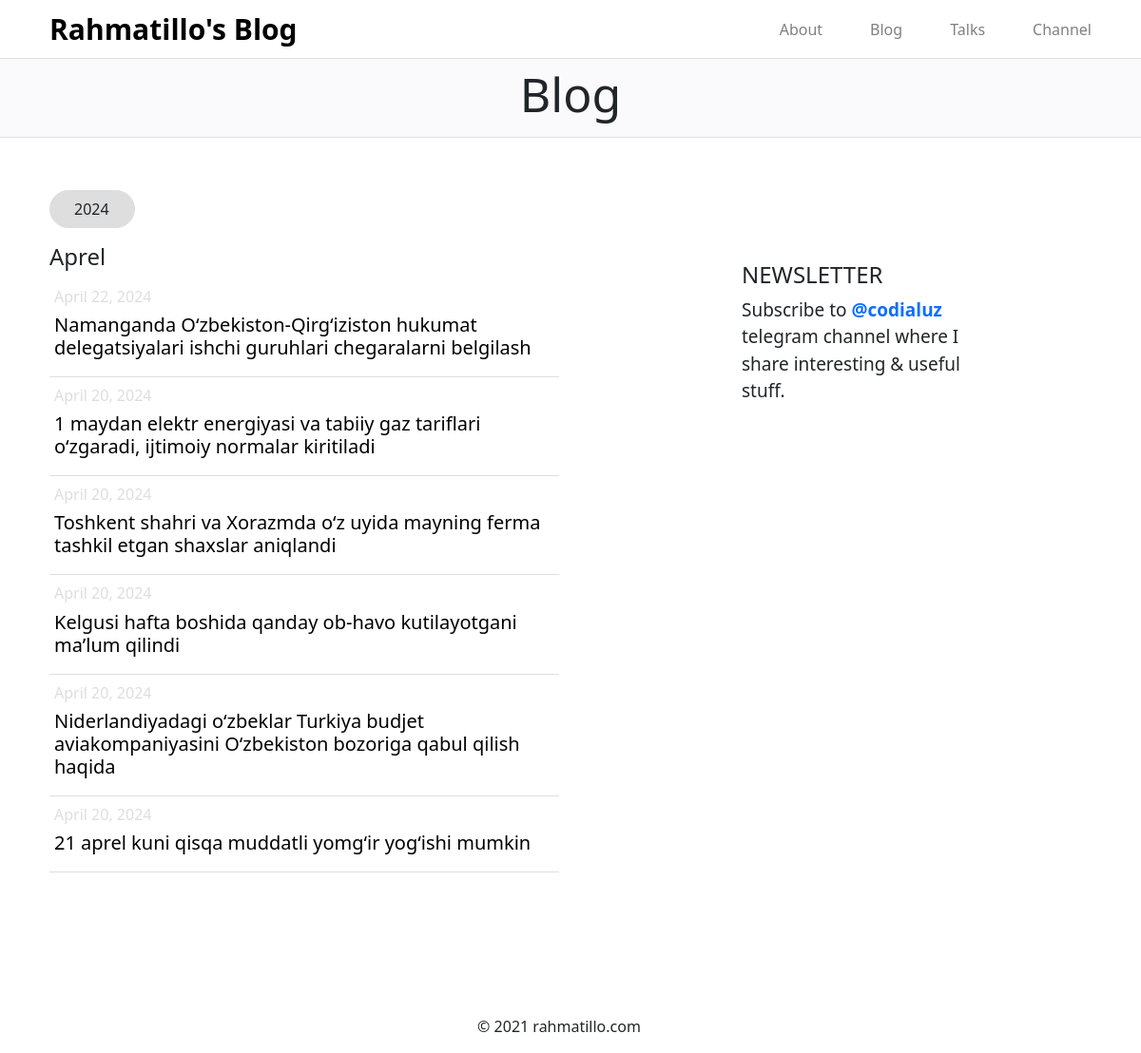
Screenshot of /blog/ with the database file from the repository.
### mainApp/models.py (models this page shows, shortened)
class Blog(models.Model):
    title = models.CharField(max_length=100)
    date = models.DateField(auto_now_add=True)
    text = models.TextField()
    photo = models.ImageField(upload_to='photos')

### mainApp/views.py (the view)
# urls.py: path('blog/', blog, name='blog'),
def blog(request):
    blogs = Blog.objects.order_by('-date')
    all_dates = Blog.objects.all().values('date').distinct().order_by('-date')
    yillar = [{'year': date['date'].year, 'month': date['date'].month} for date in all_dates]
    yil = list({item['year']: item for item in yillar}.values())
    context = {
        'blogs': blogs,
        'yillar': yil
    }
    return render(request, 'blog.html', context)

### templates/blog.html (shortened to what this page needs)
<!DOCTYPE html>
<html lang="uz">
<head>
    <link rel="stylesheet" href="../static/bootstrap-5.0.2-dist/css/bootstrap.css">
    <link rel="stylesheet" href="../static/css/blog.css">
</head>
<body>
    <div class="container-fluid">
        <div class="row navbar">
            <div class="col-12 col-md-6 col-sm-6 navbar-icon"><a href="{% url 'index' %}">Rahmatillo's Blog</a></div>
            <div class="col-12 col-md-6 col-sm-6 navbar-link">
                <div><a href="{% url 'about' %}">About</a></div>
                <div><a href="{% url 'blog' %}">Blog</a></div>
                <div><a href="{% url 'talks' %}">Talks</a></div>
                <div><a href="https://t.me/rahmatillo_portfolio">Channel</a></div>
            </div>
        </div>
        <div class="row blog">
            <div class="col-12">
                <h1>Blog</h1>
            </div>
        </div>
        <div class="row main">
            <div class="col-12 col-md-6 col-sm-6 main-card1">
                {% for ym in yillar %}
                <p class="yillar">{{ ym.year }}</p>
                <h4>
                    {% if ym.month == 1 %}
                        Yanvar
                    {% elif ym.month == 2 %}
                        Fevral
                    {% elif ym.month == 3 %}
                        Mart
                    {% elif ym.month == 4 %}
                        Aprel
                    {% elif ym.month == 5 %}
                        May
                    {% elif ym.month == 6 %}
                        Iyun
                    {% elif ym.month == 7 %}
                        Iyul
                    {% elif ym.month == 8 %}
                        Avgust
                    {% elif ym.month == 9 %}
                        Sentabr
                    {% elif ym.month == 10 %}
                        Oktabr
                    {% elif ym.month == 11 %}
                        Noyabr
                    {% elif ym.month == 12 %}
                        Dekabr
                    {% endif %}
                </h4>
                {% for blog in blogs %}
                    {% if blog.date.year == ym.year and blog.date.month == ym.month %}
                        <div class="main-card1-link">
                            <a href="{% url 'maqola' blog.id %}">
                                <h6>{{ blog.date }}</h6>
                                <h5>{{ blog.title }}</h5>
                            </a>
                        </div>
                    {% endif %}
                {% endfor %}
            {% endfor %}
            </div>
            <div class="col-12 col-md-6 col-sm-6 main-card2">
                <h4>NEWSLETTER</h4>
                <p>Subscribe to <a href="#">@codialuz</a> telegram channel where I share interesting & useful stuff.</p>
            </div>
        </div>
        <div class="row footer">
            <p>© 2021 rahmatillo.com</p>
        </div>
    </div>
</body>
</html>

### static/css/blog.css (style rules this page uses)
body { margin: 0; padding: 0; -webkit-box-sizing: border-box; box-sizing: border-box; }
.container-fluid .navbar { padding-right: 40px; padding-left: 40px; border-bottom: 1px solid #DEDEDE; }
.container-fluid .navbar .navbar-icon a { font-size: 30px; font-weight: bold; text-decoration: none; color: #000; }
.container-fluid .navbar .navbar-link { -webkit-box-pack: end; -ms-flex-pack: end; justify-content: end; display: -webkit-box; display: -ms-flexbox; display: flex; }
.container-fluid .navbar .navbar-link a { text-decoration: none; margin-left: 50px; color: grey; }
.container-fluid .blog { background-color: #FAFAFC; border-bottom: 1px solid #DEDEDE; padding: 7px 0px; }
.container-fluid .blog .col-12 h1 { font-weight: 400; font-size: 50px; text-align: center; }
.container-fluid .main { padding-left: 40px; padding-right: 40px; padding-top: 30px; }
.container-fluid .main .main-card1 p { margin-top: 25px; border: 1px solid #DEDEDE; width: 90px; padding: 7px 25px; background-color: #DEDEDE; border-radius: 20px; }
.container-fluid .main .main-card1 .main-card1-link { width: 100%; padding: 10px 5px; border-bottom: 1px solid #DEDEDE; }
.container-fluid .main .main-card1 .main-card1-link a { width: 100%; cursor: pointer; display: inline-block; position: relative; -webkit-transition: 0.5s; transition: 0.5s; text-decoration: none; }
.container-fluid .main .main-card1 .main-card1-link a h6 { font-weight: normal; color: #DEDEDE; }
.container-fluid .main .main-card1 .main-card1-link a h5 { font-size: 20l, m px; font-weight: normal; color: #000; }
.container-fluid .main .main-card1 .main-card1-link a:after { width: 30px; font-size: 50px; content: '»'; position: absolute; margin-top: -25px; opacity: 0; top: 10px; right: -20px; -webkit-transition: 0.5s; transition: 0.5s; }
.container-fluid .main .main-card2 { width: 100%; margin-left: 15%; margin-top: 100px; width: 290px; }
.container-fluid .main .main-card2 p { font-size: 19px; }
.container-fluid .main .main-card2 a { text-decoration: none; font-weight: bold; }
.container-fluid .footer { margin-top: 150px; width: 100%; text-align: center; }

### rows the page displays
Blog: date "April 22, 2024", title "Namanganda Oʻzbekiston-Qirgʻiziston hukumat delegatsiyalari ishchi guruhlari chegaralarni belgilash"
Blog: date "April 20, 2024", title "1 maydan elektr energiyasi va tabiiy gaz tariflari o‘zgaradi, ijtimoiy normalar kiritiladi"
Blog: date "April 20, 2024", title "Toshkent shahri va Xorazmda o‘z uyida mayning ferma tashkil etgan shaxslar aniqlandi"
Blog: date "April 20, 2024", title "Kelgusi hafta boshida qanday ob-havo kutilayotgani ma’lum qilindi"
Blog: date "April 20, 2024", title "Niderlandiyadagi o‘zbeklar Turkiya budjet aviakompaniyasini O‘zbekiston bozoriga qabul qilish haqida"
Blog: date "April 20, 2024", title "21 aprel kuni qisqa muddatli yomg‘ir yog‘ishi mumkin"

### other values shown
{{ ym.year }} "2024"
